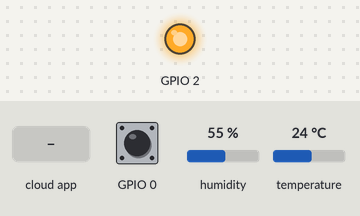
Recording of a sketch running on a simulated ESP8266 (NodeMCU). Parts: output pins drawn as LEDs (lit = HIGH). The inputs (shaded band) are chosen by the test bench; at power-on: GPIO 0 HIGH, humidity 55 %, temperature 24 °C. WiFi joins after 1.5 s; servers stay silent unless stated; no MQTT or app messages arrive unless stated; what the sketch prints to the serial monitor is not drawn.

Above: at 4.7 s.
4.8 s: GPIO 0 pulled LOW for 0.15 s
At 5.2 s:
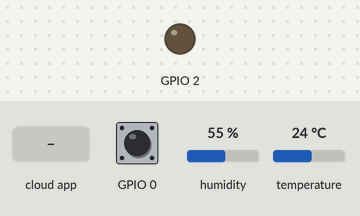
10.9 s: the phone or cloud app sets onoff to 0
At 12.3 s:
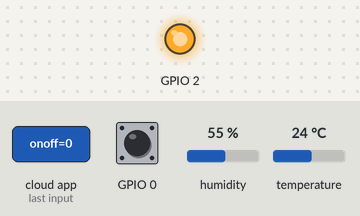
12.9 s: GPIO 0 pulled LOW for 1 s
At 14.2 s:
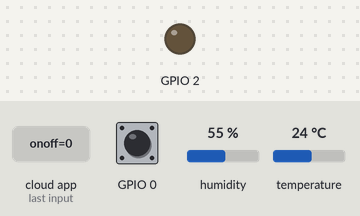
Timing chart, 0 to 15.9 s (numbered marks = the images above; inputs shaded):
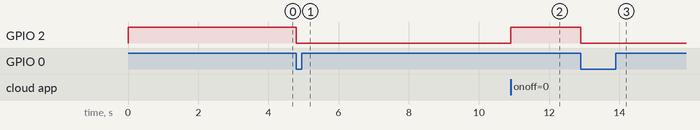

Measured:
- after the input at 4.8 s, GPIO 2: HIGH → LOW at once
- after the input at 10.9 s, GPIO 2: LOW → HIGH at once
- after the input at 12.9 s, GPIO 2: HIGH → LOW at once

The sketch:

GBRIDGE_1.ino
```cpp
/***************************************************
****************************************************/
#include <ESP8266WiFi.h>
#include "Adafruit_MQTT.h"
#include "Adafruit_MQTT_Client.h"
#include "DHTesp.h" // CAMBIE LIBRERIA PORQUE NO ANDABA CON NODEMCU ESP8266 #include "DHT.h"
/************************* DHT Settings *********************************/
DHTesp dht;
#define DHTTYPE DHT22   // DHT 22  (AM2302), AM2321
float Temperature;
float Humidity;
float lastTemperature;
float lastHumidity;
/************************* WiFi Access Point *********************************/
#define WLAN_SSID "****"
#define WLAN_PASS "****"
/************************* Gbridge Setup *********************************/
#define AIO_SERVER "mqtt.gbridge.io"
#define AIO_SERVERPORT 8883 // use 8883 for SSL
#define AIO_USERNAME "gbridge-***"
#define AIO_KEY "****"
char outputState = 0;
char lastState = 0;
/************ Global State (you don't need to change this!) ******************/
// Create an ESP8266 WiFiClient class to connect to the MQTT server.
WiFiClientSecure client;
// Setup the MQTT client class by passing in the WiFi client and MQTT server and login details.
Adafruit_MQTT_Client mqtt(&client, AIO_SERVER, AIO_SERVERPORT, AIO_USERNAME, AIO_KEY);
static const char *fingerprint PROGMEM = "9F B6 69 93 2B C3 E6 31 48 F7 BC 60 FB A8 79 FB DA FB 2A EA";
/****************************** Feeds ***************************************/
Adafruit_MQTT_Publish onoffset = Adafruit_MQTT_Publish(&mqtt, "gBridge/u3529/d11359/onoff/set"); //Replace by your feedname
Adafruit_MQTT_Subscribe onoffbutton = Adafruit_MQTT_Subscribe(&mqtt, "gBridge/u3529/d11359/onoff"); //Replace by your feedname

Adafruit_MQTT_Publish sethumidity = Adafruit_MQTT_Publish(&mqtt, "gBridge/u3529/d11925/tempset-humidity/set"); //Replace by your feedname
Adafruit_MQTT_Publish setambient = Adafruit_MQTT_Publish(&mqtt, "gBridge/u3529/d11925/tempset-ambient/set"); //Replace by your feedname
/*************************** Sketch Code ************************************/
// Bug workaround for Arduino 1.6.6, it seems to need a function declaration
// for some reason (only affects ESP8266, likely an arduino-builder bug).
void MQTT_connect();
void setup() {
  Serial.begin(115200);
  delay(10);
  Serial.println(F("Controle de lampe - Google Home"));
  pinMode(LED_BUILTIN, OUTPUT); // Initialize the LED_BUILTIN pin as an output
  dht.setup(14, DHTesp::DHT22); // Connect DHT sensor to GPIO 14 (D5)
  digitalWrite(LED_BUILTIN, HIGH);
  pinMode(0, INPUT_PULLUP);
  attachInterrupt(digitalPinToInterrupt(0), handleInterrupt, FALLING);
  // Connect to WiFi access point.
  Serial.println(); Serial.println();
  Serial.print("Connecting to ");
  Serial.println(WLAN_SSID);
  WiFi.begin(WLAN_SSID, WLAN_PASS);
  while (WiFi.status() != WL_CONNECTED) {
    delay(500);
    Serial.print(".");
  }
  Serial.println();
  Serial.println("WiFi connected");
  Serial.println("IP address: "); Serial.println(WiFi.localIP());
  delay(2000);
  client.setFingerprint(fingerprint);
  // Setup MQTT subscription for onoff feed.
  mqtt.subscribe(&onoffbutton);
}
uint32_t x = 0;
void loop() {
  delay(2000);
  Temperature = dht.getTemperature(); // Gets the values of the temperature from sensor
  Humidity = dht.getHumidity(); // Gets the values of the humidity from sensor
  // Ensure the connection to the MQTT server is alive (this will make the first
  // connection and automatically reconnect when disconnected). See the MQTT_connect
  // function definition further below.
  MQTT_connect();
  // this is our 'wait for incoming subscription packets' busy subloop
  // try to spend your time here
  Adafruit_MQTT_Subscribe *subscription;
  while ((subscription = mqtt.readSubscription(3000))) {
    if (subscription == &onoffbutton) {
      Serial.print(F("Got: "));
      Serial.println((char *)onoffbutton.lastread);
      if (strcmp((char *)onoffbutton.lastread, "1") == 0) {
        digitalWrite(LED_BUILTIN, LOW);
        outputState = 1;
      }
      if (strcmp((char *)onoffbutton.lastread, "0") == 0) {
        digitalWrite(LED_BUILTIN, HIGH);
        outputState = 0;
      }
    }
  }
  // Now we can publish stuff!
  if (outputState != lastState) {
    lastState = outputState;
    Serial.print(F("\nSending state val "));
    Serial.print(outputState, BIN);
    Serial.print("...");
    if (! onoffset.publish(outputState)) {
      Serial.println(F("Failed"));
    } else {
      Serial.println(F("OK!"));
    }
    lastHumidity=Humidity;
    Serial.println("Sending Humidity: ");
    Serial.print(Humidity);
    Serial.print("%");
    if (! sethumidity.publish(Humidity)) {
      Serial.println(F("Failed"));
    } else {
      Serial.println(F("OK!"));
    }
    Serial.println("Sending Temperature: ");
    Serial.print(Temperature);
    if (! setambient.publish(Temperature)) {
      Serial.println(F("Failed"));
    } else {
      Serial.println(F("OK!"));
    }

  }
  // ping the server to keep the mqtt connection alive
  // NOT required if you are publishing once every KEEPALIVE seconds
  /*
    if(! mqtt.ping()) {
    mqtt.disconnect();
    }
  */
}
ICACHE_RAM_ATTR void handleInterrupt() {
  static unsigned long last_interrupt_time = 0;
  unsigned long interrupt_time = millis();
  if (interrupt_time - last_interrupt_time > 200)
  {
    if (outputState == 0) {
      outputState = 1;
      digitalWrite(LED_BUILTIN, LOW);
    }
    else {
      outputState = 0;
      digitalWrite(LED_BUILTIN, HIGH);
    }
  }
  last_interrupt_time = interrupt_time;
}
// Function to connect and reconnect as necessary to the MQTT server.
// Should be called in the loop function and it will take care if connecting.
void MQTT_connect() {
  int8_t ret;
  // Stop if already connected.
  if (mqtt.connected()) {
    return;
  }
  Serial.print("Connecting to MQTT... ");
  uint8_t retries = 3;
  while ((ret = mqtt.connect()) != 0) { // connect will return 0 for connected
    Serial.println(mqtt.connectErrorString(ret));
    Serial.println("Retrying MQTT connection in 5 seconds...");
    mqtt.disconnect();
    delay(5000); // wait 5 seconds
    retries--;
    if (retries == 0) {
      // basically die and wait for WDT to reset me
      while (1);
    }
  }
  Serial.println("MQTT Connected!");
}
```
